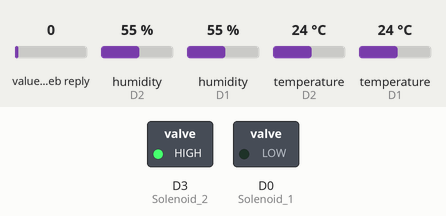
Recording of a sketch running on a simulated ESP8266 (NodeMCU). Shown: switched loads named in the sketch (green lamp = pin HIGH). Wiring (inferred from the names in the program): 2 × DHT11 sensor: data D2 / data D1. Inputs (shaded band) come from the test bench; at power-on: value in the web reply 0, humidity (sensors on D2, D1) 55 %, temperature (sensors on D2, D1) 24 °C. WiFi joins after 1.5 s; servers stay silent unless stated; uploads are accepted with an empty reply; web services answer with replies made up by the test bench; what the sketch prints to the serial monitor is not drawn.

Above: at 32.3 s.
At 92.3 s:
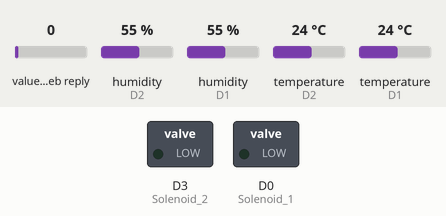
Timing chart, 0 to 93.8 s (numbered marks = the images above):
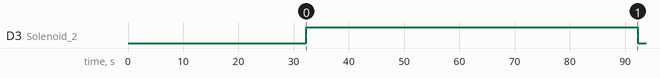

Measured:
- by itself, D3 (Solenoid_2): LOW → HIGH at 32.3 s, → LOW 60.0 s later

The sketch:

tesrer.ino
```cpp
#include <Arduino.h>
#include "DHT.h"
#include "CMMCInterval.h"
#include <ESP8266WiFi.h>
//#include <ArduinoJSON.h>

#include <ESP8266HTTPClient.h>

//const char* ssid = "Smart-Soul";
//const char* password = "86Irit86h,8iv'";
const char* ssid = "@RMUTI-WiFi";
const char* password = "";


#define DHT1PIN D1
#define DHT2PIN D2
#define Solenoid_1 D0 //Temperature
#define Solenoid_2 D3  //Humidity

float h1,h2,t1,t2;
// Uncomment whatever type you're using!
//#define DHT1TYPE DHT11 // DHT 11
#define DHT2TYPE DHT22 // DHT 22 (AM2302)
//#define DHTTYPE DHT21 // DHT 21 (AM2301)

DHT dht1(DHT1PIN, DHT2TYPE);
DHT dht2(DHT2PIN, DHT2TYPE);

//const char* ssid     = "Smart-Soul";
//const char* password = "86Irit86h,8iv'";                             //const char* ssid     = "AP_Baanphaon";
                                                                    //const char* password = "012346789";

const char* host = "api.thingspeak.com";

    int hum1 = h1;
    int temp1 = t1;
    int hum2 = h2;
    int temp2 = t2;

void Control_Function();
void Update_Thingspeak();
void GetJson_Thingspeak();

CMMCInterval myInterval1(1000, Control_Function);
CMMCInterval myInterval2(1000, Update_Thingspeak);
CMMCInterval myInterval3(1000, GetJson_Thingspeak);

void setup() {
  Serial.begin(115200);
  delay(10);

  // We start by connecting to a WiFi network
  dht1.begin();
  dht2.begin();

  pinMode(Solenoid_1,OUTPUT);
  pinMode(Solenoid_2,OUTPUT);
  digitalWrite(Solenoid_1, LOW);
  digitalWrite(Solenoid_2, LOW);

  Serial.println();
  Serial.println();
  Serial.print("Connecting to ");
  Serial.println(ssid);
/*
IPAddress local_ip = {192,168,1,22};   //ตั้งค่า IP
IPAddress gateway={192,168,1,1};    //ตั้งค่า IP Gateway
IPAddress subnet={255,255,255,0};   //ตั้งค่า Subnet
WiFi.config(local_ip,gateway,subnet);   //setค่าไปยังโมดูล
*/
  WiFi.begin(ssid, password);

  while (WiFi.status() != WL_CONNECTED) {
    delay(500);
    Serial.print(".");
  }

 //----------------------------------Authen--------------------------///
 HTTPClient http;
       Serial.println("[HTTP] begin...\n");
        http.begin("http://afw-kkc.rmuti.ac.th/login.php"); //HTTP
        Serial.println("[HTTP] POST...\n");
        int httpCode = http.POST("_u=theerasak.su&_p=t040350579&a=a&web_host=afw-kkc.rmuti.ac.th&web_host4=afw4-kkc.rmuti.ac.th&_ip4=172.26.110.148&web_host6=&_ip6=");
        if(httpCode > 0) {
            Serial.printf("[HTTP] POST... code: %d\n", httpCode);
            if(httpCode == HTTP_CODE_OK) {
                String payload = http.getString();
                Serial.println(payload);
            }
        } else {
            Serial.printf("[HTTP] POST... failed, error: %s\n", http.errorToString(httpCode).c_str());
        }

        http.end();

  Serial.println("");
  Serial.println("WiFi connected");
  Serial.println("IP address: ");
  Serial.println(WiFi.localIP());
}

void On_Temp(){  //On_temp
  digitalWrite(Solenoid_1,HIGH);
  delay(60000);
  digitalWrite(Solenoid_1,LOW);
  delay(10000);
  Serial.println("On_Temp");
}
void On_Humid(){  //On_Hum
  digitalWrite(Solenoid_2,HIGH);
  delay(60000);
  digitalWrite(Solenoid_2,LOW);
  delay(10000);
  Serial.println("On_Humid");
}
void Off_Temp(){
  digitalWrite(Solenoid_1,LOW);
  delay(30000);
  Serial.println("Off_Temp");
}
void Off_Humid(){
  digitalWrite(Solenoid_2,LOW);
  delay(30000);
  Serial.println("Off_Humid");

}
void Update_Thingspeak(){

  delay(2000);
  Serial.print("connecting to ");
  Serial.println(host);

  // Use WiFiClient class to create TCP connections
  WiFiClient client;
  const int httpPort = 80;
  if (!client.connect(host, httpPort)) {
    Serial.println("connection failed");
    return;
    }
     Serial.println();
    delay(100);

  Serial.print("Requesting URL: ");
//  Serial.println(url);

  // This will send the request to the server
  client.print(String("GET /update?key=VVZRCHVPSD3SF2NF&field1=" + String(t1) + "&field2=" + String(h1) + "&field3=" + String(t2) + "&field4=" +String(h2) )+ " HTTP/1.1\r\n" +
               "Host: " + host + "\r\n" +
               "Connection: close\r\n\r\n");


  int timeout = millis() + 5000;
  while (client.available() == 0) {
    if (timeout - millis() < 0) {
      Serial.println(">>> Client Timeout !");
      client.stop();
      return;
    }
  }


  // Read all the lines of the reply from server and print them to Serial
  while(client.available()){
    String line = client.readStringUntil('\r');
    Serial.print(line);
  }

  Serial.println();
  Serial.println("closing connection");

}

void GetJson_Thingspeak(){

  delay(2000);
  Serial.print("connecting to ");
  Serial.println(host);

  // Use WiFiClient class to create TCP connections
  WiFiClient client;
  const int httpPort = 80;
  if (!client.connect(host, httpPort)) {
    Serial.println("connection failed");
    return;
    }
     Serial.println();
    delay(100);

  Serial.print("Requesting URL: ");
//  Serial.println(url);

  // This will send the request to the server
  client.print(String("GET /channels/97599/feed/last" )+ " HTTP/1.1\r\n" +
               "Host: " + host + "\r\n" +
               "Connection: close\r\n\r\n");


  int timeout = millis() + 5000;
  while (client.available() == 0) {
    if (timeout - millis() < 0) {
      Serial.println(">>> Client Timeout !");
      client.stop();
      return;
    }
  }


  // Read all the lines of the reply from server and print them to Serial
  while(client.available()){
    String line = client.readStringUntil('\r');
    Serial.print(line);
  }

  Serial.println();
  Serial.println("closing connection");

}
void Control_Function(){
    h1 = dht1.readHumidity();
    t1 = dht1.readTemperature();
    h2 = dht2.readHumidity();
    t2 = dht2.readTemperature();

if (isnan(t1) || isnan(t2)) {
  Serial.println("Failed to read from DHT Temperature");
  t1 = 0.00;
  t2 = 0.00;
  digitalWrite(Solenoid_1,LOW);
  }
  else
  {
    Serial.print("Humidity 1: ");
    Serial.print(h1); Serial.print(" %\t");
    Serial.print("Temperature 1: ");
    Serial.print(t1); Serial.println(" *C");


    if( temp1 >= 35.00 || temp2 >= 35.00){
         On_Temp();
        }
    if( temp1 <= 28.00 || temp2 <= 28.00){
          Off_Temp();
        }
    }
if (isnan(h1) || isnan(h2)) {
      h1 = 100.00;
      h2 = 100.00;
      Serial.println("Failed to read from DHT #Humidity");
      digitalWrite(Solenoid_2,LOW);
  }
  else
  {
    Serial.print("Humidity 2: ");
    Serial.print(h2); Serial.print(" %\t");
    Serial.print("Temperature 2: ");
    Serial.print(t2); Serial.println(" *C");


    if(hum1 <= 30.00 || hum2 <= 30.00){
      On_Humid();
      }
    if(hum1 >= 45.00 || hum2 >= 45.00){
      Off_Humid();
      }
   }
}

void loop() {

  myInterval1.Update();
  myInterval2.Update();
  myInterval3.Update();
}
```
